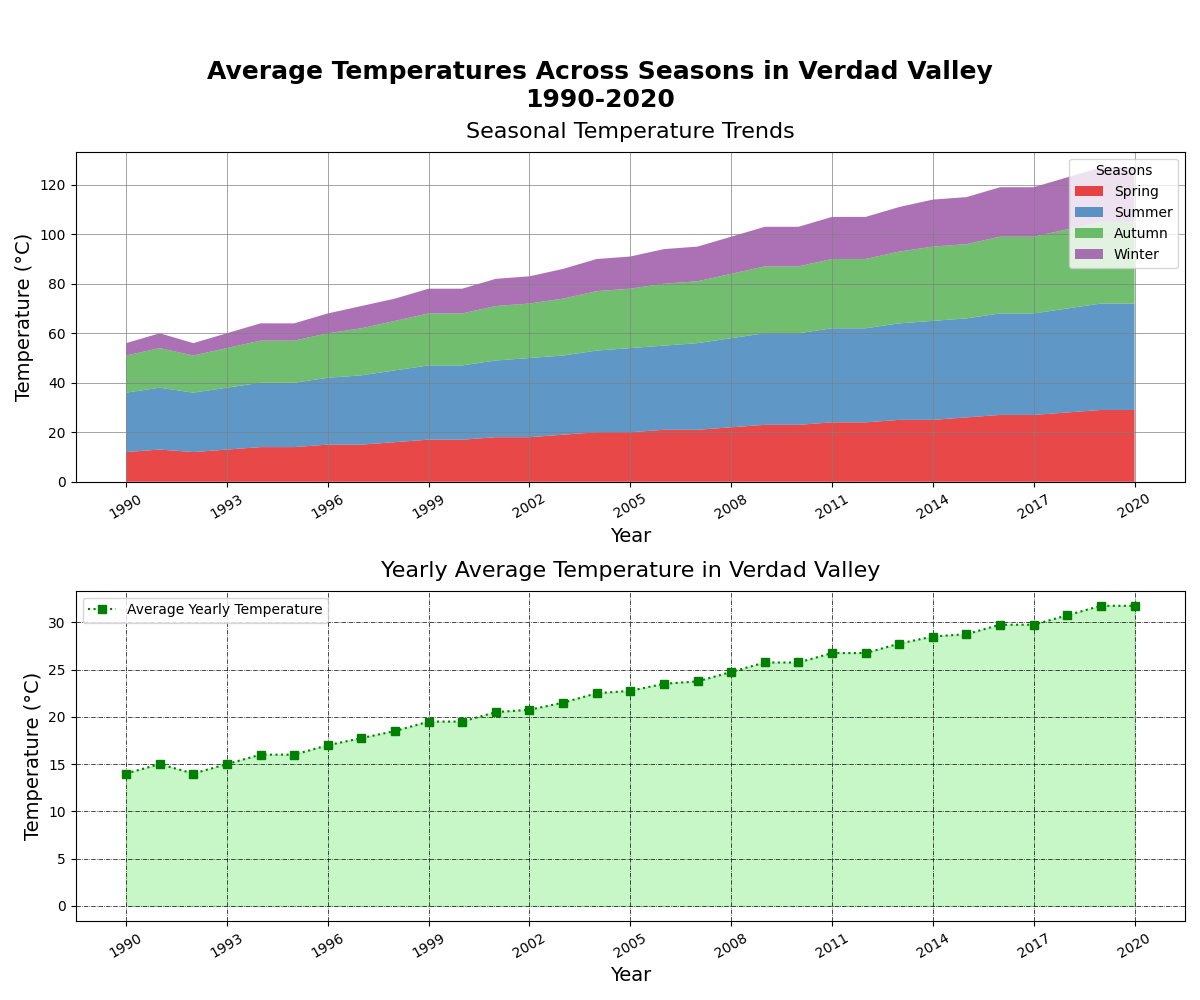

Write Python code to recreate this figure.
import matplotlib.pyplot as plt
import numpy as np

years = np.arange(1990, 2021)

spring_temps = [12, 13, 12, 13, 14, 14, 15, 15, 16, 17, 17, 18, 18, 19, 20, 20, 21, 21, 22, 23, 23, 24, 24, 25, 25, 26, 27, 27, 28, 29, 29]
summer_temps = [24, 25, 24, 25, 26, 26, 27, 28, 29, 30, 30, 31, 32, 32, 33, 34, 34, 35, 36, 37, 37, 38, 38, 39, 40, 40, 41, 41, 42, 43, 43]
autumn_temps = [15, 16, 15, 16, 17, 17, 18, 19, 20, 21, 21, 22, 22, 23, 24, 24, 25, 25, 26, 27, 27, 28, 28, 29, 30, 30, 31, 31, 32, 33, 33]
winter_temps = [5, 6, 5, 6, 7, 7, 8, 9, 9, 10, 10, 11, 11, 12, 13, 13, 14, 14, 15, 16, 16, 17, 17, 18, 19, 19, 20, 20, 21, 22, 22]

fig, axs = plt.subplots(nrows=2, ncols=1, figsize=(12, 10))
fig.suptitle('Average Temperatures Across Seasons in Verdad Valley\n1990-2020', fontsize=18, fontweight='bold', y=0.94)

# Stacked Area Chart with modified styles
axs[0].stackplot(years, spring_temps, summer_temps, autumn_temps, winter_temps,
                 labels=['Spring', 'Summer', 'Autumn', 'Winter'],
                 colors=['#e41a1c', '#377eb8', '#4daf4a', '#984ea3'], alpha=0.8)
axs[0].set_title('Seasonal Temperature Trends', fontsize=16, pad=10)
axs[0].set_xlabel('Year', fontsize=14)
axs[0].set_ylabel('Temperature (°C)', fontsize=14)
axs[0].legend(loc='upper right', title='Seasons', fontsize=10)
axs[0].grid(True, linestyle='-', color='gray', linewidth=0.5)
axs[0].set_xticks(years[::3])
axs[0].set_xticklabels(years[::3], rotation=30, fontsize=10)

# Line plot with a different marker and style
average_temps = (np.array(spring_temps) + np.array(summer_temps) + np.array(autumn_temps) + np.array(winter_temps)) / 4
axs[1].plot(years, average_temps, linestyle=':', marker='s', color='g', label='Average Yearly Temperature')
axs[1].fill_between(years, average_temps, color='lightgreen', alpha=0.5)
axs[1].set_title('Yearly Average Temperature in Verdad Valley', fontsize=16, pad=10)
axs[1].set_xlabel('Year', fontsize=14)
axs[1].set_ylabel('Temperature (°C)', fontsize=14)
axs[1].legend(loc='best', fontsize=10)
axs[1].grid(True, linestyle='-.', color='black', linewidth=0.5)
axs[1].set_xticks(years[::3])
axs[1].set_xticklabels(years[::3], rotation=30, fontsize=10)

plt.tight_layout(rect=[0, 0, 1, 0.96])
plt.show()
